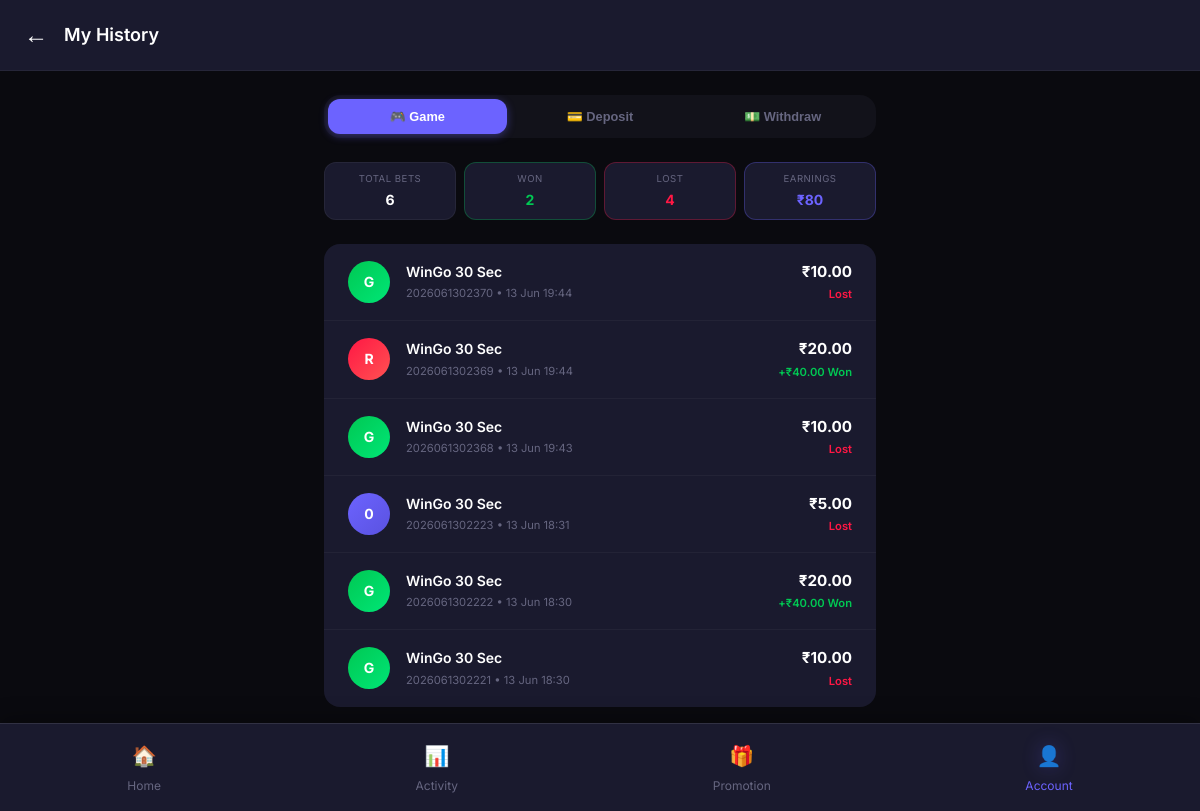
The app's page /wallet/history/ (signed in), older data.
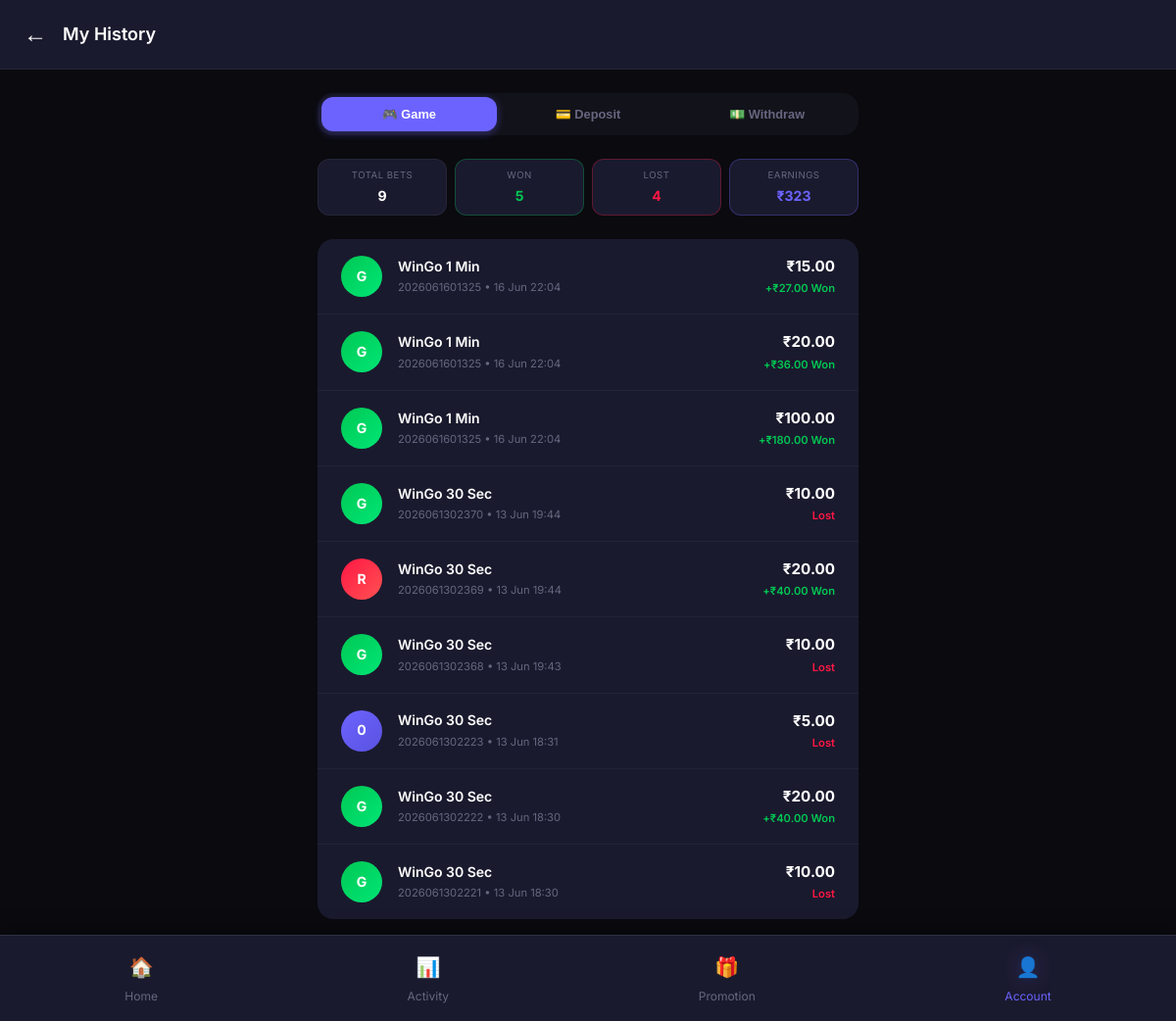
The same page, newer data.
### game/models.py (models this page shows, shortened)
class Bet(models.Model):
    BET_TYPE_CHOICES = [
        ('color', 'Color Bet'),
        ('number', 'Number Bet'),
    ]
    STATUS_CHOICES = [
        ('pending', 'Pending'),
        ('won', 'Won'),
        ('lost', 'Lost'),
        ('cancelled', 'Cancelled'),
    ]
    user = models.ForeignKey(settings.AUTH_USER_MODEL, on_delete=models.CASCADE, related_name='bets')
    room = models.ForeignKey(GameRoom, on_delete=models.CASCADE, related_name='bets')
    period = models.CharField(max_length=20)  # Game ID
    bet_type = models.CharField(max_length=10, choices=BET_TYPE_CHOICES)
    selection = models.CharField(max_length=10)  # Color name or number
    amount = models.DecimalField(max_digits=10, decimal_places=2)
    status = models.CharField(max_length=20, choices=STATUS_CHOICES, default='pending')
    winning_amount = models.DecimalField(max_digits=10, decimal_places=2, default=0)
    created_at = models.DateTimeField(auto_now_add=True)
    class Meta:
        ordering = ['-created_at']
        verbose_name_plural = 'Bets'

class GameRoom(models.Model):
    ROOM_TYPE_CHOICES = [
        ('wingo_30s', 'WinGo 30 Sec'),
        ('wingo_1min', 'WinGo 1 Min'),
        ('wingo_3min', 'WinGo 3 Min'),
    ]
    RESULT_MODE_CHOICES = [
        ('manual', 'Manual (Admin Selects)'),
        ('auto_random', 'Auto Random (Weighted %)'),
        ('smart_profit', 'Least Bet Wins (Platform Profit)'),
        ('pattern', 'Pattern-wise (Rules 1-10)'),
    ]
    PATTERN_CHOICES = [
        ('1', 'Rule 1: ABABAB'),
        ('2', 'Rule 2: AABBAABB'),
        ('3', 'Rule 3: AAABBBAAABBB'),
        ('4', 'Rule 4: AAAABBBBAAAA'),
        ('5', 'Rule 5: ABAAB'),
        ('6', 'Rule 6: AAAAAA'),
        ('7', 'Rule 7: AAB'),
        ('8', 'Rule 8: AAAB'),
        ('9', 'Rule 9: AAABB'),
        ('10', 'Rule 10: ABBAAABBBB'),
    ]
    PATTERN_SEQUENCES = {
        '1':  ['red', 'green', 'red', 'green', 'red', 'green'],
        '2':  ['red', 'red', 'green', 'green', 'red', 'red', 'green', 'green'],
        '3':  ['red', 'red', 'red', 'green', 'green', 'green', 'red', 'red', 'red', 'green', 'green', 'green'],
        '4':  ['red', 'red', 'red', 'red', 'green', 'green', 'green', 'green', 'red', 'red', 'red', 'red'],
        '5':  ['red', 'green', 'red', 'red', 'green'],
        '6':  ['red', 'red', 'red', 'red', 'red', 'red'],
        '7':  ['red', 'red', 'green'],
        '8':  ['red', 'red', 'red', 'green'],
        '9':  ['red', 'red', 'red', 'green', 'green'],
        '10': ['red', 'green', 'green', 'red', 'red', 'red', 'green', 'green', 'green', 'green'],
    }
    name = models.CharField(max_length=50, choices=ROOM_TYPE_CHOICES, unique=True)
    duration_seconds = models.IntegerField()
    is_active = models.BooleanField(default=True)
    result_mode = models.CharField(max_length=20, choices=RESULT_MODE_CHOICES, default='auto_random')
    current_period = models.CharField(max_length=20, blank=True)
    current_game_start = models.DateTimeField(null=True, blank=True)
    preset_period = models.CharField(max_length=20, null=True, blank=True)
    preset_winning_number = models.IntegerField(null=True, blank=True)
    preset_winning_color = models.CharField(max_length=10, null=True, blank=True)
    pattern_rule = models.CharField(max_length=5, choices=[], null=True, blank=True, default='1')
    pattern_state = models.IntegerField(default=0)  # Current position in pattern sequence
    red_pct = models.IntegerField(default=45, help_text='Red % probability (auto_random mode)')
    green_pct = models.IntegerField(default=45, help_text='Green % probability (auto_random mode)')
    violet_pct = models.IntegerField(default=10, help_text='Violet % probability (auto_random mode)')
    created_at = models.DateTimeField(auto_now_add=True)
    updated_at = models.DateTimeField(auto_now=True)
    class Meta:
        verbose_name_plural = 'Game Rooms'

### wallet/views.py (the view)
# urls.py: path('history/', views.unified_history, name='unified_history'),
@login_required
def unified_history(request):
    from game.models import Bet
    bets = Bet.objects.filter(user=request.user).order_by('-created_at')[:50]
    recharges = Recharge.objects.filter(user=request.user).order_by('-created_at')[:50]
    withdraws = Withdraw.objects.filter(user=request.user).order_by('-created_at')[:50]
    all_bets = Bet.objects.filter(user=request.user)
    total_bets = all_bets.count()
    won_bets = all_bets.filter(status='won').count()
    lost_bets = all_bets.filter(status='lost').count()
    total_won = all_bets.filter(status='won').aggregate(total=Sum('winning_amount'))['total'] or 0
    stats = {
        'total': total_bets,
        'won': won_bets,
        'lost': lost_bets,
        'total_won': total_won,
    }
    context = {
        'bets': bets,
        'recharges': recharges,
        'withdraws': withdraws,
        'stats': stats,
    }
    return render(request, 'wallet/unified_history.html', context)

### core/context_processors.py (called while the page is built)
def site_settings(request):
    return {
        'SITE_NAME': 'Color Prediction',
        'SITE_SETTING': {
            'admin_upi': getattr(settings, 'ADMIN_UPI', 'Not configured'),
            'admin_qr': getattr(settings, 'ADMIN_QR', ''),
        },
        'GAME_SETTINGS': settings.GAME_SETTINGS,
    }

### templates/wallet/unified_history.html (shortened to what this page needs)
{% extends 'base/base.html' %}
{% load static %}
{% block content %}
<div class="app-container">
    <header class="app-header">
        <div class="header-left">
            <a href="{% url 'wallet' %}" class="back-btn">←</a>
            <span class="page-title">My History</span>
        </div>
    </header>
    <main class="main-content">
        <div class="tab-bar">
            <button class="tab-btn active" onclick="showTab('game')">🎮 Game</button>
            <button class="tab-btn" onclick="showTab('deposit')">💳 Deposit</button>
            <button class="tab-btn" onclick="showTab('withdraw')">💵 Withdraw</button>
        </div>
        <div class="tab-content active" id="tab-game">
            <div class="stats-row">
                <div class="stat-pill">
                    <span class="stat-pill-label">Total Bets</span>
                    <span class="stat-pill-value">{{ stats.total }}</span>
                </div>
                <div class="stat-pill won">
                    <span class="stat-pill-label">Won</span>
                    <span class="stat-pill-value">{{ stats.won }}</span>
                </div>
                <div class="stat-pill lost">
                    <span class="stat-pill-label">Lost</span>
                    <span class="stat-pill-value">{{ stats.lost }}</span>
                </div>
                <div class="stat-pill earning">
                    <span class="stat-pill-label">Earnings</span>
                    <span class="stat-pill-value">₹{{ stats.total_won|default:"0" }}</span>
                </div>
            </div>
            <div class="history-card">
                {% if bets %}
                    {% for bet in bets %}
                    <div class="history-row">
                        <div class="h-badge {{ bet.selection }}">
                            {% if bet.bet_type == 'color' %}
                                {{ bet.selection|upper|slice:":1" }}
                            {% else %}
                                {{ bet.selection }}
                            {% endif %}
                        </div>
                        <div class="h-info">
                            <div class="h-title">{{ bet.room.get_name_display }}</div>
                            <div class="h-sub">{{ bet.period }} • {{ bet.created_at|date:"d M H:i" }}</div>
                        </div>
                        <div class="h-right">
                            <div class="h-amount">₹{{ bet.amount }}</div>
                            <div class="h-status {{ bet.status }}">
                                {% if bet.status == 'won' %}+₹{{ bet.winning_amount }} Won
                                {% elif bet.status == 'lost' %}Lost
                                {% else %}Pending{% endif %}
                            </div>
                        </div>
                    </div>
                    {% endfor %}
                {% endif %}
            </div>
        </div>
    </main>
    <nav class="bottom-nav">
        <a href="{% url 'game_home' %}" class="nav-item">
            <span class="nav-icon">🏠</span>
            <span>Home</span>
        </a>
        <a href="{% url 'my_bets' %}" class="nav-item">
            <span class="nav-icon">📊</span>
            <span>Activity</span>
        </a>
        <a href="{% url 'referral_dashboard' %}" class="nav-item">
            <span class="nav-icon">🎁</span>
            <span>Promotion</span>
        </a>
        <a href="{% url 'wallet' %}" class="nav-item active">
            <span class="nav-icon">👤</span>
            <span>Account</span>
        </a>
    </nav>
</div>
{% endblock %}

### templates/base/base.html (shortened to what this page needs)
<!DOCTYPE html>
<html lang="en">
<head>
    {% load static %}
    <link rel="stylesheet" href="{% static 'css/style.css' %}?v=3">
</head>
<body>
    {% block content %}{% endblock %}
</body>
</html>

### static/css/style.css (style rules this page uses)
:root { --primary-color: #6C63FF; --primary-dark: #5A52E0; --secondary-color: #00D4AA; --accent-color: #FF6B6B; --color-green: #00C853; --color-green-light: #00E676; --color-red: #FF1744; --color-red-light: #FF5252; --color-violet: #AA00FF; --color-violet-light: #D500F9; --bg-primary: #0A0A0F; --bg-secondary: #12121A; --bg-card: #1A1A2E; --bg-card-hover: #222240; --text-primary: #FFFFFF; --text-secondary: #A0A0B0; --text-muted: #666680; --glow-primary: 0 0 20px rgba(108, 99, 255, 0.3); --glow-green: 0 0 20px rgba(0, 200, 83, 0.3); --glow-red: 0 0 20px rgba(255, 23, 68, 0.3); --glow-violet: 0 0 20px rgba(170, 0, 255, 0.3); --shadow-sm: 0 2px 8px rgba(0, 0, 0, 0.3); --shadow-md: 0 4px 16px rgba(0, 0, 0, 0.4); --shadow-lg: 0 8px 32px rgba(0, 0, 0, 0.5); --radius-sm: 8px; --radius-md: 12px; --radius-lg: 16px; --radius-xl: 24px; --transition-fast: 0.15s ease; --transition-normal: 0.3s ease; --transition-slow: 0.5s ease; --spacing-xs: 4px; --spacing-sm: 8px; --spacing-md: 16px; --spacing-lg: 24px; --spacing-xl: 32px; --spacing-xxl: 48px; }
* { margin: 0; padding: 0; box-sizing: border-box; }
html { scroll-behavior: smooth; }
body { font-family: 'Segoe UI', 'Roboto', 'Helvetica Neue', Arial, sans-serif; background: var(--bg-primary); color: var(--text-primary); line-height: 1.6; min-height: 100vh; overflow-x: hidden; }
a { color: var(--primary-color); text-decoration: none; transition: color var(--transition-fast); }
.bottom-nav { position: fixed; bottom: 0; left: 0; width: 100%; background: var(--bg-card); border-top: 1px solid rgba(255, 255, 255, 0.1); display: flex; justify-content: space-around; padding: var(--spacing-sm) 0; z-index: 100; box-shadow: 0 -4px 20px rgba(0, 0, 0, 0.3); }
.nav-item { display: flex; flex-direction: column; align-items: center; gap: var(--spacing-xs); padding: var(--spacing-sm) var(--spacing-md); color: var(--text-muted); text-decoration: none; transition: all var(--transition-fast); border-radius: var(--radius-md); font-size: 0.75rem; }
.nav-item.active { color: var(--primary-color); }
.nav-item.active .nav-icon { text-shadow: var(--glow-primary); }
.nav-icon { font-size: 1.5rem; transition: all var(--transition-fast); }
.main-content { padding: var(--spacing-lg); padding-bottom: 100px; max-width: 600px; margin: 0 auto; }
.page-title { font-size: 1.5rem; font-weight: 700; margin: 0; }
.tab-content { display: none; }
.tab-content.active { display: block; animation: fadeIn 0.3s ease; }

### templates/base/base.html (style rules this page uses)
body { font-family: 'Inter', sans-serif; }

Row changes from the older to the newer data that the page shows:
added Bet: selection "G", room.name "WinGo 1 Min", period "2026061601325", created_at "16 Jun 22:04", amount "15.00", winning_amount "27.00"
added Bet: selection "G", room.name "WinGo 1 Min", period "2026061601325", created_at "16 Jun 22:04", amount "20.00", winning_amount "36.00"
added Bet: selection "G", room.name "WinGo 1 Min", period "2026061601325", created_at "16 Jun 22:04", amount "100.00", winning_amount "180.00"
Text that changed along with them:
{{ stats.total }}: "6" → "9"
{{ stats.won }}: "2" → "5"
{{ stats.total_won|default:"0" }}: "80" → "323"
